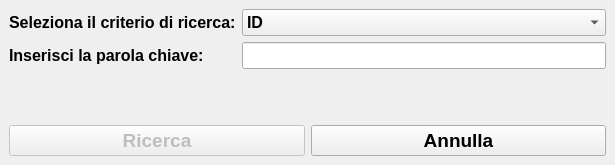
<?xml version="1.0" encoding="UTF-8"?>
<ui version="4.0">
 <class>MainWindow</class>
 <widget class="QMainWindow" name="MainWindow">
  <property name="geometry">
   <rect>
    <x>0</x>
    <y>0</y>
    <width>615</width>
    <height>165</height>
   </rect>
  </property>
  <property name="minimumSize">
   <size>
    <width>615</width>
    <height>165</height>
   </size>
  </property>
  <property name="maximumSize">
   <size>
    <width>615</width>
    <height>165</height>
   </size>
  </property>
  <property name="windowTitle">
   <string>Ricerca Anagrafiche</string>
  </property>
  <property name="windowIcon">
   <iconset>
    <normaloff>resources/logo/logo_small.png</normaloff>resources/logo/logo_small.png</iconset>
  </property>
  <widget class="QWidget" name="centralwidget">
   <layout class="QVBoxLayout" name="verticalLayout">
    <item>
     <layout class="QGridLayout" name="gridLayout_2">
      <item row="0" column="0">
       <widget class="QLabel" name="label">
        <property name="font">
         <font>
          <family>Arial</family>
          <pointsize>12</pointsize>
          <weight>75</weight>
          <bold>true</bold>
         </font>
        </property>
        <property name="styleSheet">
         <string notr="true"/>
        </property>
        <property name="text">
         <string>Seleziona il criterio di ricerca:</string>
        </property>
       </widget>
      </item>
      <item row="0" column="1">
       <widget class="QComboBox" name="cB_criterio_ricerca">
        <property name="font">
         <font>
          <family>Arial</family>
          <pointsize>12</pointsize>
          <weight>75</weight>
          <bold>true</bold>
         </font>
        </property>
        <property name="layoutDirection">
         <enum>Qt::LeftToRight</enum>
        </property>
        <property name="sizeAdjustPolicy">
         <enum>QComboBox::AdjustToContentsOnFirstShow</enum>
        </property>
        <item>
         <property name="text">
          <string>ID</string>
         </property>
        </item>
        <item>
         <property name="text">
          <string>NOME</string>
         </property>
        </item>
        <item>
         <property name="text">
          <string>COGNOME</string>
         </property>
        </item>
        <item>
         <property name="text">
          <string>SESSO</string>
         </property>
        </item>
        <item>
         <property name="text">
          <string>DATA_NASCITA</string>
         </property>
        </item>
       </widget>
      </item>
      <item row="1" column="1">
       <widget class="QLineEdit" name="lineE_parola">
        <property name="font">
         <font>
          <family>Arial</family>
          <pointsize>12</pointsize>
          <weight>75</weight>
          <bold>true</bold>
         </font>
        </property>
        <property name="alignment">
         <set>Qt::AlignCenter</set>
        </property>
        <property name="clearButtonEnabled">
         <bool>true</bool>
        </property>
       </widget>
      </item>
      <item row="1" column="0">
       <widget class="QLabel" name="label_2">
        <property name="font">
         <font>
          <family>Arial</family>
          <pointsize>12</pointsize>
          <weight>75</weight>
          <bold>true</bold>
         </font>
        </property>
        <property name="styleSheet">
         <string notr="true"/>
        </property>
        <property name="text">
         <string>Inserisci la parola chiave:</string>
        </property>
       </widget>
      </item>
     </layout>
    </item>
    <item>
     <spacer name="verticalSpacer">
      <property name="orientation">
       <enum>Qt::Vertical</enum>
      </property>
      <property name="sizeHint" stdset="0">
       <size>
        <width>20</width>
        <height>40</height>
       </size>
      </property>
     </spacer>
    </item>
    <item>
     <layout class="QHBoxLayout" name="horizontalLayout">
      <item>
       <widget class="QPushButton" name="pB_ricerca">
        <property name="enabled">
         <bool>false</bool>
        </property>
        <property name="sizePolicy">
         <sizepolicy hsizetype="Minimum" vsizetype="Fixed">
          <horstretch>0</horstretch>
          <verstretch>0</verstretch>
         </sizepolicy>
        </property>
        <property name="font">
         <font>
          <family>Arial</family>
          <pointsize>14</pointsize>
          <weight>75</weight>
          <bold>true</bold>
         </font>
        </property>
        <property name="cursor">
         <cursorShape>PointingHandCursor</cursorShape>
        </property>
        <property name="text">
         <string>Ricerca</string>
        </property>
       </widget>
      </item>
      <item>
       <widget class="QPushButton" name="pB_annulla">
        <property name="font">
         <font>
          <family>Arial</family>
          <pointsize>14</pointsize>
          <weight>75</weight>
          <bold>true</bold>
         </font>
        </property>
        <property name="cursor">
         <cursorShape>PointingHandCursor</cursorShape>
        </property>
        <property name="text">
         <string>Annulla</string>
        </property>
       </widget>
      </item>
     </layout>
    </item>
   </layout>
  </widget>
 </widget>
 <resources/>
 <connections/>
</ui>
